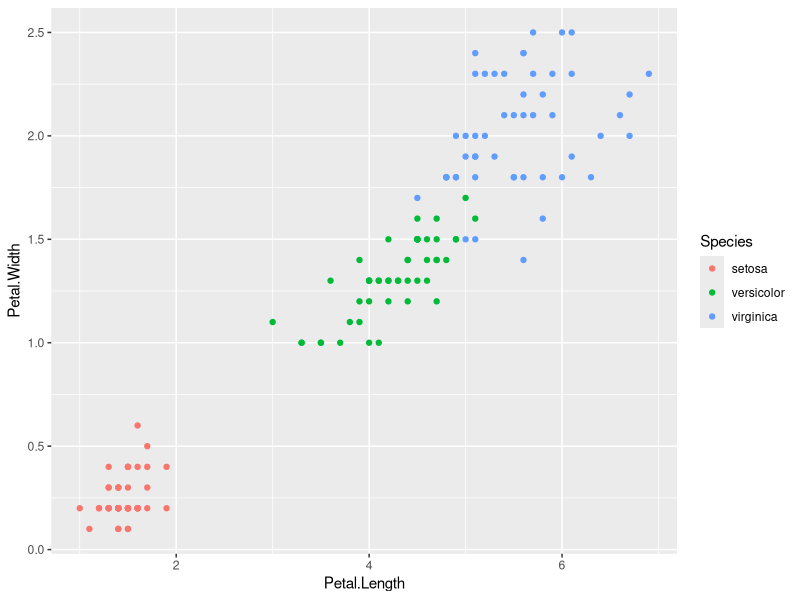
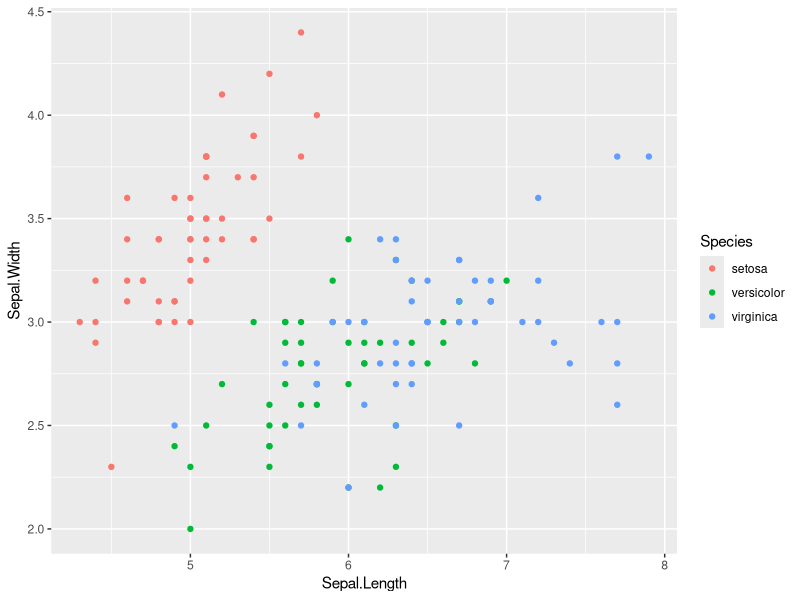

These charts were generated, in order, by the following R code: (Note: this script raises an error after producing the figures.)
# This model was created for a homework assignment using the well known iris dataset.
# The goal is to use a an unsupervised clustering model to classify the type of flower given a set of characteristics.



#Function to install packages and load them if they are not already installed
PackagesPrep <- function(x){
  for( i in x ){
    #  require loads the package and returns false if it was unable to do so
    if( ! require( i , character.only = TRUE ) ){
      #  If package was not able to be loaded then re-install
      install.packages( i , dependencies = TRUE )
      #  Load package after installing
      require( i , character.only = TRUE )
    }
  }
}

#  Run function
PackagesPrep( c("ggplot2" ) )


# Clear environment
rm(list = ls())

# Reading in the data
data(iris)

#
# check to make sure the data is read correctly
#

head(iris)

# Console output for head(data)
##Num Sepal.Length Sepal.Width Petal.Length Petal.Width Species
##1   1          5.1         3.5          1.4         0.2  setosa
##2   2          4.9         3.0          1.4         0.2  setosa
##3   3          4.7         3.2          1.3         0.2  setosa
##4   4          4.6         3.1          1.5         0.2  setosa
##5   5          5.0         3.6          1.4         0.2  setosa
##6   6          5.4         3.9          1.7         0.4  setosa
# NOTE: ALL ROWS OF THIS FILE STARTING WITH "##" DENOTE R OUTPUT
#

#Let us see how many of each plant species we have for reference in k-means clustering results

table(iris[,5], iris$Species)

#Output from table(data[,5], data$Species)
##             setosa   versicolor virginica
##setosa         50          0         0
##versicolor      0         50         0
##virginica       0          0        50


# Setting the random number generator seed
set.seed(1)


############################### Exploring the data ############################### 


# Data is small enough to explore as a whole
iris

# It appears that sepal width and length tend to be fairly constant throughout each species, but petal width and length vary a bit more.

ggplot(iris, aes(Petal.Length, Petal.Width, color = Species)) + geom_point()
# We can visually see that petal length and width create pretty great separation between species

ggplot(iris, aes(Sepal.Length, Sepal.Width, color = Species)) + geom_point()
# On the other hand, sepal length and width have a lot more overlap, so petal length and width will likely be the only variables we need.


############################### Performing the kmeans clustering ############################### 


# Logically speaking, we know that there are 3 species involved, so we know 3 clusters will likely be the best solution, but let's look at multiple solutions
# To begin, let's start with all predictor variables and then we will simply use petal length and width and compare results.
# Additionally, this is an unsupervised program, but in this case, we already know the results. That gives us a chance to check the accuracy that we otherwise would not be able to see.

#Cluster on unscaled data
irisClusterALL2 <- kmeans(iris[,1:4], 2, nstart = 20) # Try 2 clusters 20 times
irisClusterALL3 <- kmeans(iris[,1:4], 3, nstart = 20) # Try 3 clusters 20 times
irisClusterALL4 <- kmeans(iris[,1:4], 4, nstart = 20) # Try 4 clusters 20 times
irisClusterALL5 <- kmeans(iris[,1:4], 5, nstart = 20) # Try 5 clusters 20 times

# Scale the data:
scdata <- iris # initialize value/size of sdata
for (i in 1:4) { scdata[,i] <- (iris[,i]-min(iris[,i]))/(max(iris[,i])-min(iris[,i])) }

#Cluster on scaled data
irisClusterALLsc2 <- kmeans(scdata[,1:4], 2, nstart = 20) # Try 2 clusters 20 times
irisClusterALLsc3 <- kmeans(scdata[,1:4], 3, nstart = 20) # Try 3 clusters 20 times
irisClusterALLsc4 <- kmeans(scdata[,1:4], 4, nstart = 20) # Try 4 clusters 20 times
irisClusterALLsc5 <- kmeans(scdata[,1:4], 5, nstart = 20) # Try 5 clusters 20 times

# Calculate the total distance between data points and cluster centers:
csum = 0

# for each data point
for (i in 1:nrow(data)) {
# add the distance between its point and its cluster center
    csum = csum + dist(rbind(iris[i,1:4],irisClusterALL2$centers[irisClusterALL2$cluster[i],]))
}

# Check Total
csum[1] #128.3367

#Now, let's compare the clusters with the species.
#We can only do this because we happen to know the species of each data point.

table(irisClusterALL2$cluster, data$Species)
table(irisClusterALLsc2$cluster, data$Species)
table(irisClusterALL3$cluster, data$Species)
table(irisClusterALLsc3$cluster, data$Species)
table(irisClusterALL4$cluster, data$Species)
table(irisClusterALLsc4$cluster, data$Species)
table(irisClusterALL5$cluster, data$Species)
table(irisClusterALLsc5$cluster, data$Species)

#We can see that 3 clusters did a fairly good job. Let's see if just petal variables give better results

############################### Using Petal Length and Petal Width ############################### 

#Because of the graphical analysis above, let's try just using petal length and petal width

irisClusterPET2 <- kmeans(data[,3:4], 2, nstart = 20)
irisClusterPET3 <- kmeans(data[,3:4], 3, nstart = 20)
irisClusterPET4 <- kmeans(data[,3:4], 4, nstart = 20)
irisClusterPET5 <- kmeans(data[,3:4], 5, nstart = 20)

irisClusterPETsc2 <- kmeans(scdata[,3:4], 2, nstart = 20)
irisClusterPETsc3 <- kmeans(scdata[,3:4], 3, nstart = 20)
irisClusterPETsc4 <- kmeans(scdata[,3:4], 4, nstart = 20)
irisClusterPETsc5 <- kmeans(scdata[,3:4], 5, nstart = 20)

# Calculate the total distance between data points and cluster centers:
csum2 = 0

# for each data point...
for (i in 1:nrow(data)) {
  # add the distance between its point and its cluster center
  csum2= csum2 + dist(rbind(iris[i,3:4],irisClusterPET2$centers[irisClusterPET2$cluster[i],]))
}

# Check Total
csum2[1] #87.58802 - much lower than before

#Let us compare the clusters with the species.

table(irisClusterPET2$cluster, data$Species)
table(irisClusterPETsc2$cluster, data$Species)
table(irisClusterPET3$cluster, data$Species)
table(irisClusterPETsc3$cluster, data$Species)
table(irisClusterPET4$cluster, data$Species)
table(irisClusterPETsc4$cluster, data$Species)
table(irisClusterPET5$cluster, data$Species)
table(irisClusterPETsc5$cluster, data$Species)

#Clustering with 3 centroids only resulted in 6 misclassifications this time around. Overall, it appears 3 clusters and using petal length and width is our optimal model.

#Here is a summary of various results from the selected model:
irisClusterPETsc3
   
  # K-means clustering with 3 clusters of sizes 48, 52, 50
  # 
  # Cluster means:
  #   Petal.Length Petal.Width
  # 1   0.77401130  0.81510417
  # 2   0.55867014  0.51041667
  # 3   0.07830508  0.06083333
  # 
  # Clustering vector:
  #   [1] 3 3 3 3 3 3 3 3 3 3 3 3 3 3 3 3 3 3 3 3 3 3 3 3 3 3 3 3 3 3 3 3 3 3 3 3 3 3 3 3 3 3 3 3 3 3 3 3 3 3 2 2 2 2 2 2 2 2 2 2 2 2 2 2 2 2 2 2 2 2 1 2 2 2 2 2 2 1 2 2 2 2 2 2 2 2 2 2 2 2 2 2 2 2 2 2 2
  # [98] 2 2 2 1 1 1 1 1 1 2 1 1 1 1 1 1 1 1 1 1 1 1 2 1 1 1 1 1 1 1 1 1 1 1 1 1 2 2 1 1 1 1 1 1 1 1 1 1 1 1 1 1 1
  # 
  # Within cluster sum of squares by cluster:
  #   [1] 0.8858123 0.6791299 0.1369325
  # (between_SS / total_SS =  94.0 %)
  # 
  # Available components:
  #   
  #   [1] "cluster"      "centers"      "totss"        "withinss"     "tot.withinss" "betweenss"    "size"         "iter"         "ifault"

# Plot solution
ggplot(iris, aes(Petal.Length, Petal.Width, color = irisClusterPETsc3$cluster)) + geom_point() + scale_color_gradient(low="blue", high="green")



